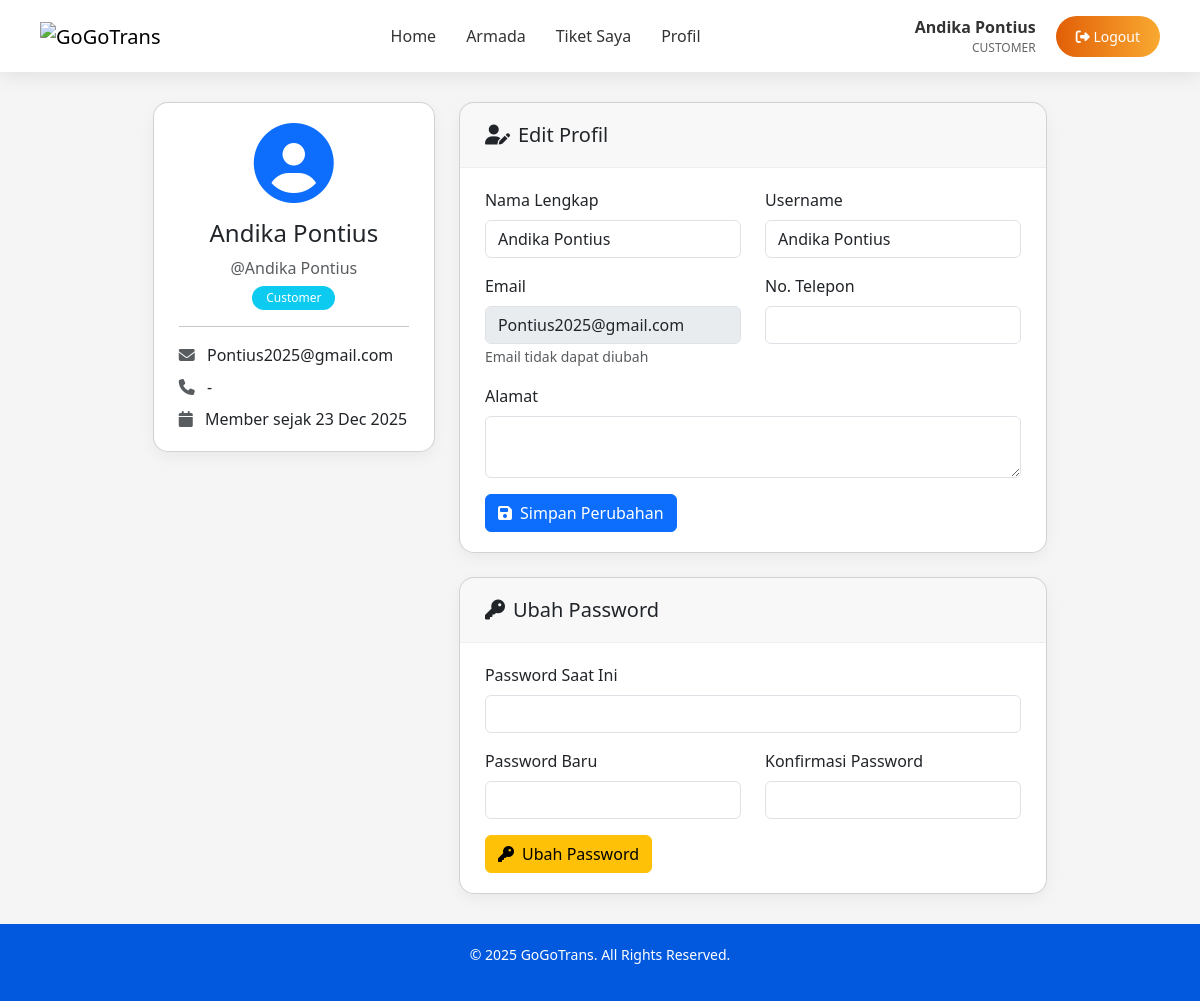
The app's page /user/profile.php (signed in) with its own data.
### tables this page shows
CREATE TABLE `tb_user` (
  `user_id` int NOT NULL AUTO_INCREMENT,
  `role_id` int NOT NULL,
  `username` varchar(100) NOT NULL,
  `name` varchar(100) DEFAULT NULL,
  `email` varchar(100) NOT NULL,
  `phone` varchar(20) DEFAULT NULL,
  `address` text,
  `pass` varchar(255) NOT NULL,
  `created_at` datetime DEFAULT CURRENT_TIMESTAMP,
  `updated_at` datetime DEFAULT CURRENT_TIMESTAMP ON UPDATE CURRENT_TIMESTAMP,
  PRIMARY KEY (`user_id`),
  UNIQUE KEY `email` (`email`),
  KEY `fk_user_role` (`role_id`),
  CONSTRAINT `fk_user_role` FOREIGN KEY (`role_id`) REFERENCES `tb_role` (`role_id`) ON DELETE CASCADE
);

### admin/templates/functions.php (called while the page is built, shortened)
<?php
function formatDate($date, $format = 'd M Y H:i') {
    return date($format, strtotime($date));
}

### user/profile.php (the view, shortened to what this page needs)
<?php
require_once 'includes/header.php';
$userId = $_SESSION['user_id'];
$pdo = getDB();
$stmt = $pdo->prepare("SELECT * FROM tb_user WHERE user_id = ?");
$stmt->execute([$userId]);
$user = $stmt->fetch();
function getRoleLabel($roleId) {
    if ($roleId == 2) return 'Customer';
    return 'Unknown';
}
?>
<div class="row">
    <div class="col-md-4">
        <div class="card mb-4">
            <div class="card-body text-center">
                <div class="mb-3">
                    <i class="fa-solid fa-user-circle fa-5x text-primary"></i>
                </div>
                <h4><?php echo htmlspecialchars($user['name']); ?></h4>
                <p class="text-muted mb-1">@<?php echo htmlspecialchars($user['username'] ?? 'user'); ?></p>
                <span class="badge bg-info"><?php echo getRoleLabel($user['role_id']); ?></span>
                <hr>
                <div class="text-start">
                    <p class="mb-2">
                        <i class="fa-solid fa-envelope me-2 text-muted"></i>
                        <?php echo htmlspecialchars($user['email']); ?>
                    </p>
                    <p class="mb-2">
                        <i class="fa-solid fa-phone me-2 text-muted"></i>
                        <?php echo $user['phone'] ?: '-'; ?>
                    </p>
                    <p class="mb-0">
                        <i class="fa-solid fa-calendar me-2 text-muted"></i>
                        Member sejak <?php echo formatDate($user['created_at'], 'd M Y'); ?>
                    </p>
                </div>
            </div>
        </div>
    </div>
    <div class="col-md-8">
        <div class="card mb-4">
            <div class="card-header">
                <h5 class="mb-0"><i class="fa-solid fa-user-edit me-2"></i>Edit Profil</h5>
            </div>
            <div class="card-body">
                <form method="POST">
                    <div class="row">
                        <div class="col-md-6">
                            <div class="mb-3">
                                <label class="form-label">Nama Lengkap</label>
                                <input type="text" name="name" class="form-control" required
                                       value="<?php echo htmlspecialchars($user['name']); ?>">
                            </div>
                        </div>
                        <div class="col-md-6">
                            <div class="mb-3">
                                <label class="form-label">Username</label>
                                <input type="text" name="username" class="form-control"
                                       value="<?php echo htmlspecialchars($user['username'] ?? ''); ?>"
                                       placeholder="opsional">
                            </div>
                        </div>
                    </div>
                    <div class="row">
                        <div class="col-md-6">
                            <div class="mb-3">
                                <label class="form-label">Email</label>
                                <input type="email" class="form-control" value="<?php echo htmlspecialchars($user['email']); ?>" disabled>
                                <small class="text-muted">Email tidak dapat diubah</small>
                            </div>
                        </div>
                        <div class="col-md-6">
                            <div class="mb-3">
                                <label class="form-label">No. Telepon</label>
                                <input type="text" name="phone" class="form-control"
                                       value="<?php echo htmlspecialchars($user['phone'] ?: ''); ?>">
                            </div>
                        </div>
                    </div>
                    <div class="mb-3">
                        <label class="form-label">Alamat</label>
                        <textarea name="address" class="form-control" rows="2"><?php echo htmlspecialchars($user['address'] ?: ''); ?></textarea>
                    </div>
                    <button type="submit" class="btn btn-primary">
                        <i class="fa-solid fa-save me-1"></i> Simpan Perubahan
                    </button>
                </form>
            </div>
        </div>
        <div class="card">
            <div class="card-header">
                <h5 class="mb-0"><i class="fa-solid fa-key me-2"></i>Ubah Password</h5>
            </div>
            <div class="card-body">
                <form method="POST">
                    <div class="mb-3">
                        <label class="form-label">Password Saat Ini</label>
                        <input type="password" name="current_password" class="form-control" required>
                    </div>
                    <div class="row">
                        <div class="col-md-6">
                            <div class="mb-3">
                                <label class="form-label">Password Baru</label>
                                <input type="password" name="new_password" class="form-control" required minlength="6">
                            </div>
                        </div>
                        <div class="col-md-6">
                            <div class="mb-3">
                                <label class="form-label">Konfirmasi Password</label>
                                <input type="password" name="confirm_password" class="form-control" required>
                            </div>
                        </div>
                    </div>
                    <button type="submit" class="btn btn-warning">
                        <i class="fa-solid fa-key me-1"></i> Ubah Password
                    </button>
                </form>
            </div>
        </div>
    </div>
</div>
<?php require_once 'includes/footer.php'; ?>

### assets/css/user.css (style rules this page uses)
* { margin: 0; padding: 0; box-sizing: border-box; }
body { font-family: MyCustomFont1, 'Segoe UI', sans-serif; background: #f5f5f5; min-height: 100vh; display: flex; flex-direction: column; }
.card { background: #fff; border-radius: 15px; box-shadow: 0 5px 15px rgba(0,0,0,0.05); overflow: hidden; }
.card-header { padding: 20px 25px; border-bottom: 1px solid #eee; }
.card-body { padding: 20px 25px; }
.badge { display: inline-block; padding: 6px 14px; border-radius: 20px; font-size: 12px; font-weight: 500; }

### records on screen
tb_user: name "Andika Pontius", username "Andika Pontius", role "Customer", email "Pontius2025@gmail.com", phone "-", created_at "23 Dec 2025"

### other values on screen
$nama "Andika Pontius"
$role "CUSTOMER"
